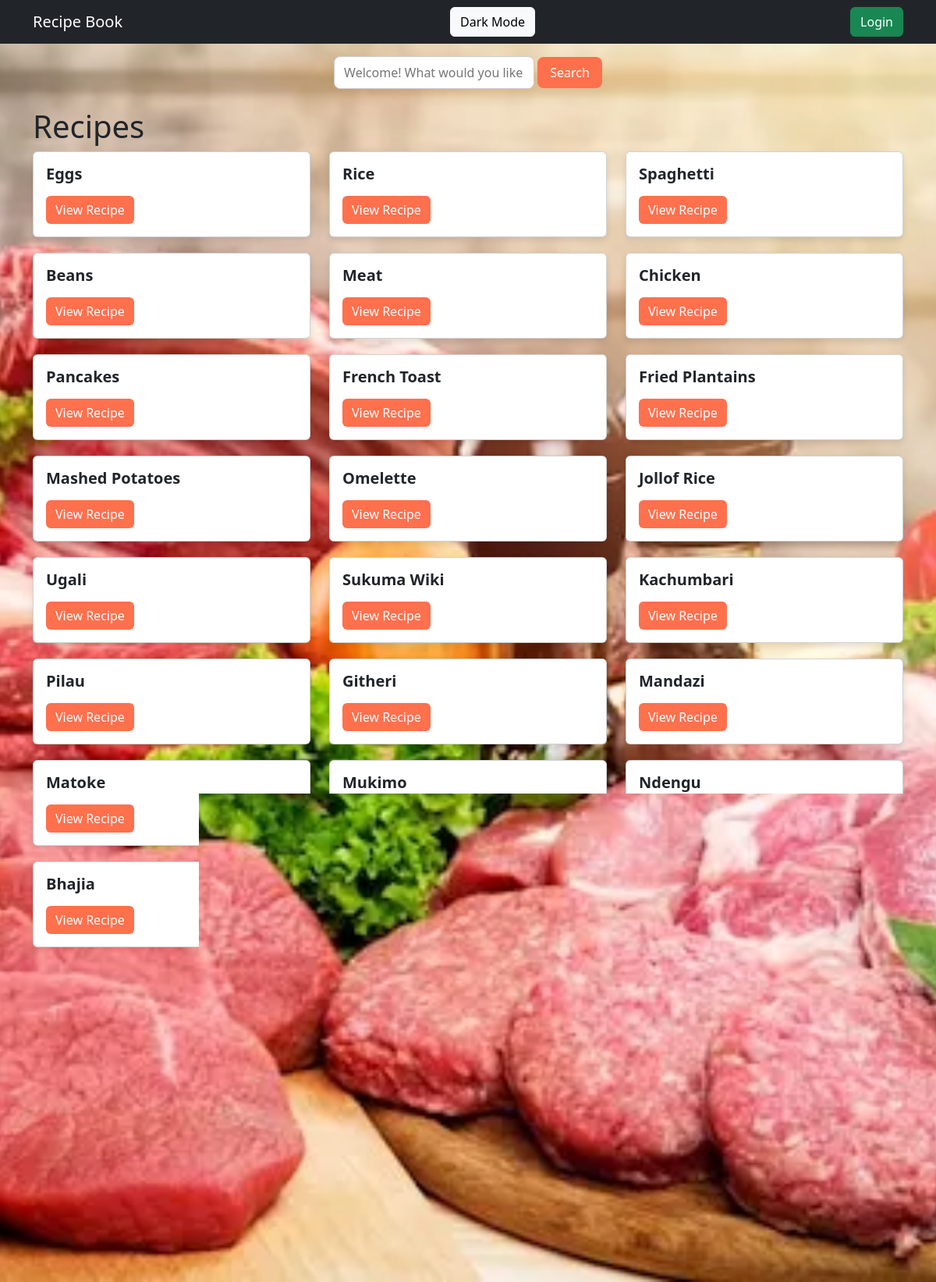
The page / on the database its author committed.
### recipe/models.py (models this page shows, shortened)
class Recipe(models.Model):
    title = models.CharField(max_length=200)
    ingredients = models.TextField()
    instructions = models.TextField()
    image = models.ImageField(upload_to='recipe_images/', blank=True, null=True)
    author = models.ForeignKey(User, on_delete=models.CASCADE)

### recipe/views.py (the view)
# urls.py: path('', views.recipe_list, name='list'),
def recipe_list(request):
    recipes = Recipe.objects.all()
    return render(request, 'recipe_list.html', {'recipes': recipes})

### recipe/templates/recipe_list.html (shortened to what this page needs)
{% extends 'base.html' %}
{% block content %}
    <h1>Recipes</h1>
    <div class="row">
        {% for recipe in recipes %}
        <div class="col-md-4">
            <div class="card">
                <div class="card-body">
                    <h5 class="card-title">{{ recipe.title }}</h5>
                    <a href="{% url 'detail' recipe.id %}" class="btn btn-primary">View Recipe</a>
                </div>
            </div>
        </div>
        {% empty %}
            <p>No recipes yet.</p>
        {% endfor %}
    </div>
{% endblock %}

### recipe/templates/base.html (shortened to what this page needs)
{% load static %}
<html lang="en">
<head>
    <link rel="stylesheet" href="{% static 'style.css' %}">
    <link rel="stylesheet" href="https://cdn.jsdelivr.net/npm/bootstrap@5.3.0/dist/css/bootstrap.min.css">
</head>
<body>
<main>
<div class="animated-background">
</div>
<nav class="navbar navbar-dark bg-dark">
    <div class="container">
        <a class="navbar-brand" href="{% url 'list' %}">Recipe Book</a>
        <button id="darkModeToggle" class="btn btn-light">Dark Mode</button>
        {% if user.is_authenticated %}
            <a class="btn btn-primary" href="{% url 'create' %}">New Recipe</a>
            <a class="btn btn-danger" href="{% url 'logout' %}">Logout</a>
        {% else %}
            <a class="btn btn-success" href="{% url 'login' %}">Login</a>
        {% endif %}
    </div>
</nav>
<div class="search-container text-center mt-3">
    <form method="GET" action="{% url 'search' %}">
        <input type="text" name="q" class="search-box" placeholder="Welcome! What would you like to cook..." required>
        <button type="submit" class="search-btn">Search</button>
    </form>
</div>
<div class="container mt-4">
    {% block content %}{% endblock %}
</div>
</main>
<footer class="site-footer">
    <div class="footer-container">
        <div class="footer-column">
            <h4>🍲 RecipeBook</h4>
            <p>Discover, cook, and share delicious recipes from around the world.</p>
        </div>
        <div class="footer-column">
            <h4>Explore</h4>
            <ul>
                <li><a href="{% url 'list' %}">Home</a></li>
                <li><a href="{% url 'list' %}">All Recipes</a></li>
                <li><a href="{% url 'create' %}">Add Recipe</a></li>
                <li><a href="{% url 'search' %}">Search</a></li>
            </ul>
        </div>
        <div class="footer-column">
            <h4>Account</h4>
            <ul>
                {% if user.is_authenticated %}
                    <li><a href="{% url 'create' %}">Create Recipe</a></li>
                    <li><a href="{% url 'logout' %}">Logout</a></li>
                {% else %}
                    <li><a href="{% url 'login' %}">Login</a></li>
                    <li><a href="{% url 'register' %}">Register</a></li>
                {% endif %}
            </ul>
        </div>
    </div>
    <div class="footer-bottom">
        <p>&copy; 2026 RecipeBook. All rights reserved.</p>
    </div>
</footer>
</body>
</html>

### recipe/static/style.css (style rules this page uses)
:root { --bg-color: linear-gradient(135deg, #fffae6, #ffe6cc); --text-color: #333; --navbar-bg: #ff7f50; --navbar-text: #fff; --card-bg: #fff; --card-text: #333; --btn-bg: #ff704d; --btn-text: #fff; --search-bg: #fff; --search-text: #333; --container-bg: transparent; }
body { font-family: 'Poppins', sans-serif; background: var(--bg-color); color: var(--text-color); margin: 0; padding: 0; overflow-x: hidden; transition: background 0.5s, color 0.5s; }
.animated-background { position: fixed; top: 0; left: 0; width: 100%; height: 100%; z-index: -1; overflow: hidden; }
html, body { height: 100%; }
body { display: flex; flex-direction: column; }
main { flex: 1; }
.container { background: var(--container-bg); transition: background 0.5s; }
.navbar { background: var(--navbar-bg) !important; transition: background 0.5s, color 0.5s; }
.navbar .navbar-brand, .navbar .nav-link { color: var(--navbar-text) !important; }
.card { background: var(--card-bg); color: var(--card-text); border-radius: 10px; margin-bottom: 20px; transition: background 0.5s, color 0.5s; box-shadow: 0 4px 8px rgba(0,0,0,0.1); }
.card-title { color: var(--card-text); font-weight: 600; }
.card .btn { background: var(--btn-bg); color: var(--btn-text); border: none; transition: background 0.3s, color 0.3s; }
h1, h2, h3, h4, h5, h6, p, pre { color: var(--text-color); }
input, textarea, .search-box { background: var(--search-bg); color: var(--search-text); border: 1px solid #ccc; border-radius: 8px; padding: 8px 12px; transition: background 0.5s, color 0.5s; }
button, .search-btn { background: var(--btn-bg); color: var(--btn-text); border: none; border-radius: 8px; padding: 8px 16px; cursor: pointer; transition: background 0.3s, color 0.3s; }
.site-footer { background: var(--card-bg); color: var(--card-text); padding: 50px 20px 20px; margin-top: 60px; transition: background 0.5s, color 0.5s; border-top: 1px solid rgba(0,0,0,0.08); }
.footer-container { max-width: 1100px; margin: auto; display: flex; flex-wrap: wrap; justify-content: space-between; gap: 40px; }
.footer-column h4 { margin-bottom: 15px; font-weight: 600; }
.footer-column p { font-size: 0.95rem; line-height: 1.6; }
.footer-column ul { list-style: none; padding: 0; }
.footer-column ul li { margin-bottom: 10px; }
.footer-column a { text-decoration: none; color: var(--card-text); transition: 0.3s; }
.footer-bottom { text-align: center; margin-top: 40px; padding-top: 15px; font-size: 0.85rem; border-top: 1px solid rgba(0,0,0,0.1); }

### rows shown on the page
Recipe: title "Eggs"
Recipe: title "Rice"
Recipe: title "Spaghetti"
Recipe: title "Beans"
Recipe: title "Meat"
Recipe: title "Chicken"
Recipe: title "Pancakes"
Recipe: title "French Toast"
Recipe: title "Fried Plantains"
Recipe: title "Mashed Potatoes"
Recipe: title "Omelette"
Recipe: title "Jollof Rice"
Recipe: title "Ugali"
Recipe: title "Sukuma Wiki"
Recipe: title "Kachumbari"
Recipe: title "Pilau"
Recipe: title "Githeri"
Recipe: title "Mandazi"
Recipe: title "Matoke"
Recipe: title "Mukimo"
Recipe: title "Ndengu"
Recipe: title "Bhajia"
Recipe: title "Viazi Karai"
Recipe: title "Chapati"
